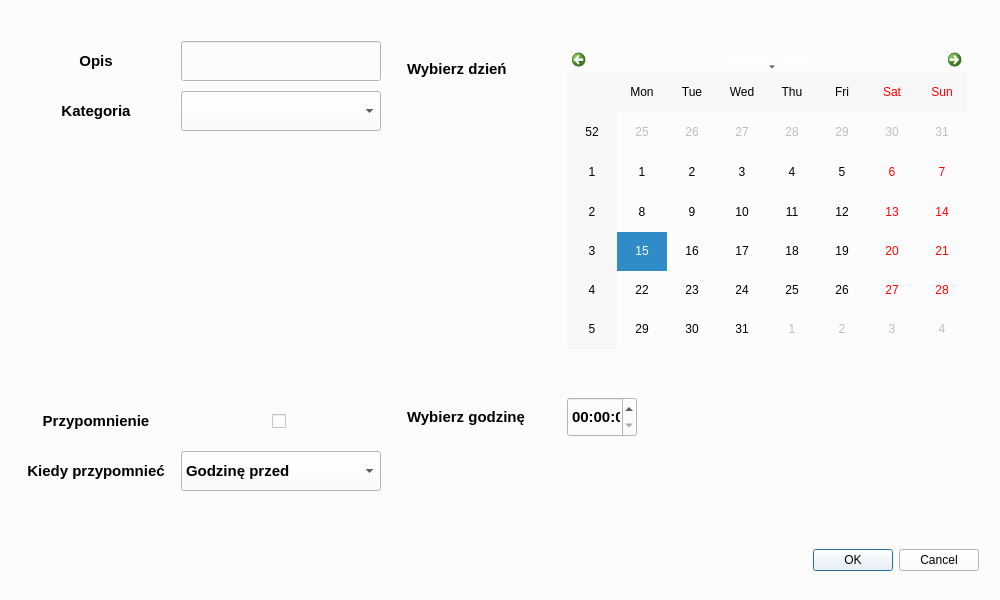
<?xml version="1.0" encoding="UTF-8"?>
<ui version="4.0">
 <class>Dialog</class>
 <widget class="QDialog" name="Dialog">
  <property name="geometry">
   <rect>
    <x>0</x>
    <y>0</y>
    <width>1000</width>
    <height>600</height>
   </rect>
  </property>
  <property name="sizePolicy">
   <sizepolicy hsizetype="Minimum" vsizetype="Minimum">
    <horstretch>0</horstretch>
    <verstretch>0</verstretch>
   </sizepolicy>
  </property>
  <property name="minimumSize">
   <size>
    <width>1000</width>
    <height>600</height>
   </size>
  </property>
  <property name="maximumSize">
   <size>
    <width>1000</width>
    <height>600</height>
   </size>
  </property>
  <property name="windowTitle">
   <string>Dialog</string>
  </property>
  <property name="styleSheet">
   <string notr="true">background-color: rgb(252,252,252)</string>
  </property>
  <layout class="QHBoxLayout" name="horizontalLayout">
   <item>
    <layout class="QFormLayout" name="formLayout">
     <property name="horizontalSpacing">
      <number>10</number>
     </property>
     <property name="verticalSpacing">
      <number>10</number>
     </property>
     <property name="leftMargin">
      <number>10</number>
     </property>
     <property name="topMargin">
      <number>10</number>
     </property>
     <property name="rightMargin">
      <number>10</number>
     </property>
     <property name="bottomMargin">
      <number>10</number>
     </property>
     <item row="1" column="0">
      <widget class="QLabel" name="label">
       <property name="sizePolicy">
        <sizepolicy hsizetype="Minimum" vsizetype="Minimum">
         <horstretch>0</horstretch>
         <verstretch>0</verstretch>
        </sizepolicy>
       </property>
       <property name="minimumSize">
        <size>
         <width>150</width>
         <height>40</height>
        </size>
       </property>
       <property name="maximumSize">
        <size>
         <width>150</width>
         <height>40</height>
        </size>
       </property>
       <property name="font">
        <font>
         <pointsize>11</pointsize>
         <weight>75</weight>
         <bold>true</bold>
        </font>
       </property>
       <property name="styleSheet">
        <string notr="true">background-color: rgb(252,252,252)</string>
       </property>
       <property name="text">
        <string>Opis</string>
       </property>
       <property name="alignment">
        <set>Qt::AlignCenter</set>
       </property>
      </widget>
     </item>
     <item row="1" column="1">
      <widget class="QLineEdit" name="lineDesc">
       <property name="sizePolicy">
        <sizepolicy hsizetype="Minimum" vsizetype="Minimum">
         <horstretch>0</horstretch>
         <verstretch>0</verstretch>
        </sizepolicy>
       </property>
       <property name="minimumSize">
        <size>
         <width>200</width>
         <height>40</height>
        </size>
       </property>
       <property name="maximumSize">
        <size>
         <width>200</width>
         <height>40</height>
        </size>
       </property>
       <property name="font">
        <font>
         <pointsize>11</pointsize>
         <weight>75</weight>
         <bold>true</bold>
        </font>
       </property>
       <property name="styleSheet">
        <string notr="true">background-color: rgb(252,252,252)</string>
       </property>
       <property name="dragEnabled">
        <bool>false</bool>
       </property>
      </widget>
     </item>
     <item row="2" column="0">
      <widget class="QLabel" name="label_2">
       <property name="sizePolicy">
        <sizepolicy hsizetype="Minimum" vsizetype="Minimum">
         <horstretch>0</horstretch>
         <verstretch>0</verstretch>
        </sizepolicy>
       </property>
       <property name="minimumSize">
        <size>
         <width>150</width>
         <height>40</height>
        </size>
       </property>
       <property name="maximumSize">
        <size>
         <width>150</width>
         <height>40</height>
        </size>
       </property>
       <property name="font">
        <font>
         <pointsize>11</pointsize>
         <weight>75</weight>
         <bold>true</bold>
        </font>
       </property>
       <property name="styleSheet">
        <string notr="true">background-color: rgb(252,252,252)</string>
       </property>
       <property name="text">
        <string>Kategoria</string>
       </property>
       <property name="alignment">
        <set>Qt::AlignCenter</set>
       </property>
      </widget>
     </item>
     <item row="2" column="1">
      <widget class="QComboBox" name="catCombo">
       <property name="sizePolicy">
        <sizepolicy hsizetype="Minimum" vsizetype="Minimum">
         <horstretch>0</horstretch>
         <verstretch>0</verstretch>
        </sizepolicy>
       </property>
       <property name="minimumSize">
        <size>
         <width>200</width>
         <height>40</height>
        </size>
       </property>
       <property name="maximumSize">
        <size>
         <width>200</width>
         <height>40</height>
        </size>
       </property>
       <property name="font">
        <font>
         <pointsize>11</pointsize>
         <weight>75</weight>
         <bold>true</bold>
        </font>
       </property>
       <property name="styleSheet">
        <string notr="true">background-color: rgb(252,252,252)</string>
       </property>
       <property name="frame">
        <bool>true</bool>
       </property>
      </widget>
     </item>
     <item row="3" column="0" colspan="2">
      <spacer name="verticalSpacer">
       <property name="orientation">
        <enum>Qt::Vertical</enum>
       </property>
       <property name="sizeType">
        <enum>QSizePolicy::Preferred</enum>
       </property>
       <property name="sizeHint" stdset="0">
        <size>
         <width>20</width>
         <height>250</height>
        </size>
       </property>
      </spacer>
     </item>
     <item row="4" column="0">
      <widget class="QLabel" name="label_3">
       <property name="sizePolicy">
        <sizepolicy hsizetype="Minimum" vsizetype="Minimum">
         <horstretch>0</horstretch>
         <verstretch>0</verstretch>
        </sizepolicy>
       </property>
       <property name="minimumSize">
        <size>
         <width>150</width>
         <height>40</height>
        </size>
       </property>
       <property name="maximumSize">
        <size>
         <width>150</width>
         <height>40</height>
        </size>
       </property>
       <property name="font">
        <font>
         <pointsize>11</pointsize>
         <weight>75</weight>
         <bold>true</bold>
        </font>
       </property>
       <property name="styleSheet">
        <string notr="true">background-color: rgb(252,252,252)</string>
       </property>
       <property name="text">
        <string>Przypomnienie</string>
       </property>
       <property name="alignment">
        <set>Qt::AlignCenter</set>
       </property>
      </widget>
     </item>
     <item row="4" column="1">
      <widget class="QCheckBox" name="ifRemindBox">
       <property name="sizePolicy">
        <sizepolicy hsizetype="Minimum" vsizetype="Minimum">
         <horstretch>0</horstretch>
         <verstretch>0</verstretch>
        </sizepolicy>
       </property>
       <property name="minimumSize">
        <size>
         <width>105</width>
         <height>40</height>
        </size>
       </property>
       <property name="maximumSize">
        <size>
         <width>105</width>
         <height>40</height>
        </size>
       </property>
       <property name="font">
        <font>
         <pointsize>11</pointsize>
         <weight>75</weight>
         <bold>true</bold>
        </font>
       </property>
       <property name="layoutDirection">
        <enum>Qt::RightToLeft</enum>
       </property>
       <property name="text">
        <string/>
       </property>
      </widget>
     </item>
     <item row="5" column="0">
      <widget class="QLabel" name="label_4">
       <property name="sizePolicy">
        <sizepolicy hsizetype="Minimum" vsizetype="Minimum">
         <horstretch>0</horstretch>
         <verstretch>0</verstretch>
        </sizepolicy>
       </property>
       <property name="minimumSize">
        <size>
         <width>150</width>
         <height>40</height>
        </size>
       </property>
       <property name="maximumSize">
        <size>
         <width>150</width>
         <height>40</height>
        </size>
       </property>
       <property name="font">
        <font>
         <pointsize>11</pointsize>
         <weight>75</weight>
         <bold>true</bold>
        </font>
       </property>
       <property name="styleSheet">
        <string notr="true">background-color: rgb(252,252,252)</string>
       </property>
       <property name="text">
        <string>Kiedy przypomnieć</string>
       </property>
       <property name="alignment">
        <set>Qt::AlignCenter</set>
       </property>
      </widget>
     </item>
     <item row="5" column="1">
      <widget class="QComboBox" name="remindComb">
       <property name="sizePolicy">
        <sizepolicy hsizetype="Minimum" vsizetype="Minimum">
         <horstretch>0</horstretch>
         <verstretch>0</verstretch>
        </sizepolicy>
       </property>
       <property name="minimumSize">
        <size>
         <width>200</width>
         <height>40</height>
        </size>
       </property>
       <property name="maximumSize">
        <size>
         <width>200</width>
         <height>40</height>
        </size>
       </property>
       <property name="font">
        <font>
         <pointsize>11</pointsize>
         <weight>75</weight>
         <bold>true</bold>
        </font>
       </property>
       <property name="styleSheet">
        <string notr="true">background-image : url(resources/hulicki.jpg)</string>
       </property>
       <property name="frame">
        <bool>true</bool>
       </property>
       <item>
        <property name="text">
         <string>Godzinę przed</string>
        </property>
       </item>
       <item>
        <property name="text">
         <string>3 godziny przed</string>
        </property>
       </item>
       <item>
        <property name="text">
         <string>5 godzin przed</string>
        </property>
       </item>
       <item>
        <property name="text">
         <string>12 godzin przed</string>
        </property>
       </item>
       <item>
        <property name="text">
         <string>Dzień przed</string>
        </property>
       </item>
       <item>
        <property name="text">
         <string>Dwa dni przed</string>
        </property>
       </item>
       <item>
        <property name="text">
         <string>Tydzień przed</string>
        </property>
       </item>
       <item>
        <property name="text">
         <string>2 tygodnie przed</string>
        </property>
       </item>
       <item>
        <property name="text">
         <string>Miesiąc przed</string>
        </property>
       </item>
       <item>
        <property name="text">
         <string>Kwartał przed</string>
        </property>
       </item>
       <item>
        <property name="text">
         <string>Pół roku przed</string>
        </property>
       </item>
       <item>
        <property name="text">
         <string>Rok przed</string>
        </property>
       </item>
      </widget>
     </item>
     <item row="0" column="0" colspan="2">
      <spacer name="verticalSpacer_3">
       <property name="orientation">
        <enum>Qt::Vertical</enum>
       </property>
       <property name="sizeType">
        <enum>QSizePolicy::Preferred</enum>
       </property>
       <property name="sizeHint" stdset="0">
        <size>
         <width>20</width>
         <height>10</height>
        </size>
       </property>
      </spacer>
     </item>
    </layout>
   </item>
   <item>
    <layout class="QFormLayout" name="formLayout_2">
     <property name="horizontalSpacing">
      <number>10</number>
     </property>
     <property name="verticalSpacing">
      <number>10</number>
     </property>
     <property name="leftMargin">
      <number>10</number>
     </property>
     <property name="topMargin">
      <number>10</number>
     </property>
     <property name="rightMargin">
      <number>10</number>
     </property>
     <property name="bottomMargin">
      <number>10</number>
     </property>
     <item row="0" column="0" colspan="2">
      <spacer name="verticalSpacer_5">
       <property name="orientation">
        <enum>Qt::Vertical</enum>
       </property>
       <property name="sizeType">
        <enum>QSizePolicy::Maximum</enum>
       </property>
       <property name="sizeHint" stdset="0">
        <size>
         <width>20</width>
         <height>10</height>
        </size>
       </property>
      </spacer>
     </item>
     <item row="1" column="0">
      <widget class="QLabel" name="label_5">
       <property name="sizePolicy">
        <sizepolicy hsizetype="Minimum" vsizetype="Minimum">
         <horstretch>0</horstretch>
         <verstretch>0</verstretch>
        </sizepolicy>
       </property>
       <property name="minimumSize">
        <size>
         <width>150</width>
         <height>40</height>
        </size>
       </property>
       <property name="maximumSize">
        <size>
         <width>150</width>
         <height>40</height>
        </size>
       </property>
       <property name="font">
        <font>
         <pointsize>11</pointsize>
         <weight>75</weight>
         <bold>true</bold>
        </font>
       </property>
       <property name="styleSheet">
        <string notr="true">background-color: rgb(252,252,252)</string>
       </property>
       <property name="text">
        <string>Wybierz dzień</string>
       </property>
      </widget>
     </item>
     <item row="1" column="1">
      <widget class="QCalendarWidget" name="calendarEd">
       <property name="sizePolicy">
        <sizepolicy hsizetype="Minimum" vsizetype="Minimum">
         <horstretch>0</horstretch>
         <verstretch>0</verstretch>
        </sizepolicy>
       </property>
       <property name="minimumSize">
        <size>
         <width>400</width>
         <height>300</height>
        </size>
       </property>
       <property name="maximumSize">
        <size>
         <width>400</width>
         <height>300</height>
        </size>
       </property>
       <property name="styleSheet">
        <string notr="true">background-color: rgb(252,252,252)</string>
       </property>
       <property name="minimumDate">
        <date>
         <year>2001</year>
         <month>9</month>
         <day>11</day>
        </date>
       </property>
       <property name="maximumDate">
        <date>
         <year>2101</year>
         <month>9</month>
         <day>11</day>
        </date>
       </property>
      </widget>
     </item>
     <item row="2" column="0" colspan="2">
      <spacer name="verticalSpacer_2">
       <property name="orientation">
        <enum>Qt::Vertical</enum>
       </property>
       <property name="sizeType">
        <enum>QSizePolicy::Maximum</enum>
       </property>
       <property name="sizeHint" stdset="0">
        <size>
         <width>20</width>
         <height>20</height>
        </size>
       </property>
      </spacer>
     </item>
     <item row="3" column="0">
      <widget class="QLabel" name="label_6">
       <property name="minimumSize">
        <size>
         <width>150</width>
         <height>40</height>
        </size>
       </property>
       <property name="maximumSize">
        <size>
         <width>150</width>
         <height>40</height>
        </size>
       </property>
       <property name="font">
        <font>
         <pointsize>11</pointsize>
         <weight>75</weight>
         <bold>true</bold>
        </font>
       </property>
       <property name="styleSheet">
        <string notr="true">background-color: rgb(252,252,252)</string>
       </property>
       <property name="frameShape">
        <enum>QFrame::NoFrame</enum>
       </property>
       <property name="frameShadow">
        <enum>QFrame::Plain</enum>
       </property>
       <property name="text">
        <string>Wybierz godzinę</string>
       </property>
      </widget>
     </item>
     <item row="3" column="1">
      <widget class="QTimeEdit" name="timeEditComb">
       <property name="sizePolicy">
        <sizepolicy hsizetype="Minimum" vsizetype="Minimum">
         <horstretch>0</horstretch>
         <verstretch>0</verstretch>
        </sizepolicy>
       </property>
       <property name="minimumSize">
        <size>
         <width>70</width>
         <height>40</height>
        </size>
       </property>
       <property name="maximumSize">
        <size>
         <width>70</width>
         <height>40</height>
        </size>
       </property>
       <property name="font">
        <font>
         <pointsize>11</pointsize>
         <weight>75</weight>
         <bold>true</bold>
        </font>
       </property>
       <property name="styleSheet">
        <string notr="true">background-color: rgb(252,252,252)</string>
       </property>
      </widget>
     </item>
     <item row="4" column="0" colspan="2">
      <spacer name="verticalSpacer_6">
       <property name="orientation">
        <enum>Qt::Vertical</enum>
       </property>
       <property name="sizeType">
        <enum>QSizePolicy::Maximum</enum>
       </property>
       <property name="sizeHint" stdset="0">
        <size>
         <width>20</width>
         <height>80</height>
        </size>
       </property>
      </spacer>
     </item>
     <item row="5" column="1">
      <widget class="QDialogButtonBox" name="okcanButtons">
       <property name="sizePolicy">
        <sizepolicy hsizetype="Minimum" vsizetype="Minimum">
         <horstretch>0</horstretch>
         <verstretch>0</verstretch>
        </sizepolicy>
       </property>
       <property name="minimumSize">
        <size>
         <width>200</width>
         <height>30</height>
        </size>
       </property>
       <property name="maximumSize">
        <size>
         <width>500</width>
         <height>30</height>
        </size>
       </property>
       <property name="focusPolicy">
        <enum>Qt::ClickFocus</enum>
       </property>
       <property name="layoutDirection">
        <enum>Qt::LeftToRight</enum>
       </property>
       <property name="styleSheet">
        <string notr="true">background-color: rgb(252,252,252)</string>
       </property>
       <property name="standardButtons">
        <set>QDialogButtonBox::Cancel|QDialogButtonBox::Ok</set>
       </property>
      </widget>
     </item>
    </layout>
   </item>
  </layout>
 </widget>
 <resources/>
 <connections/>
</ui>
